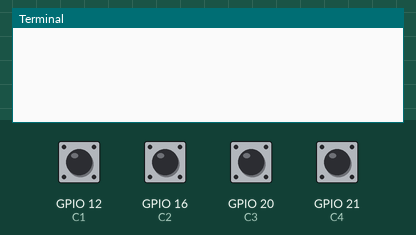
Simulated run of this program. Board: Raspberry Pi (BCM pin numbers). On the bench: the last lines printed to the terminal. The test bench sets the inputs (shaded band); at power-on: GPIO 12 (C1), GPIO 16 (C2), GPIO 20 (C3), GPIO 21 (C4) LOW.

Above: at 1.2 s.
1.3 s: GPIO 12 (C1) pulled HIGH for 0.15 s
At 2.2 s:
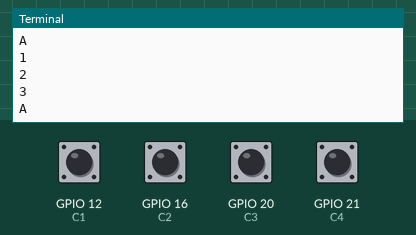
2.9 s: GPIO 16 (C2) pulled HIGH for 0.15 s
At 3.5 s:
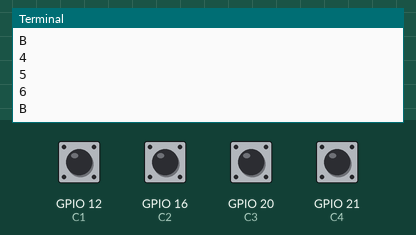
4.5 s: GPIO 20 (C3) pulled HIGH for 0.15 s
At 5.8 s:
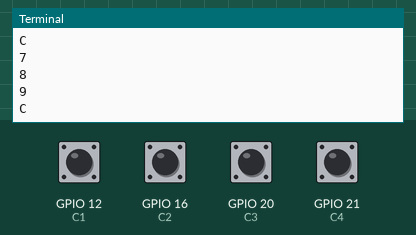
6.1 s: GPIO 21 (C4) pulled HIGH for 0.15 s
At 7.3 s:
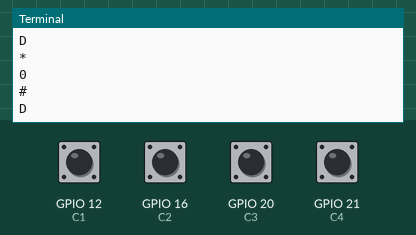
Timing chart, 0 to 8.7 s (numbered marks = the images above; inputs shaded):
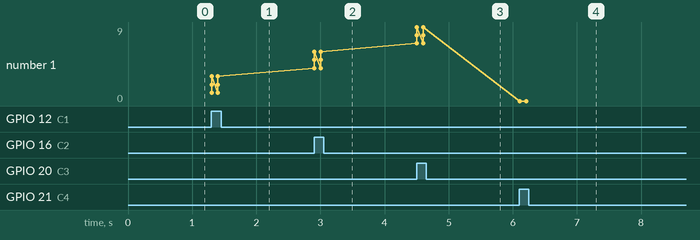

Measured:
- after the input at 1.3 s, the terminal: prints a new line at once (image 1)
- after the input at 2.9 s, the terminal: prints a new line at once (image 2)
- after the input at 4.5 s, the terminal: prints a new line at once (image 3)
- after the input at 6.1 s, the terminal: prints a new line at once (image 4)
- plotted number 1: 3 → 6 after the input at 2.9 s, 6 → 9 after the input at 4.5 s, 9 → 0 after the input at 6.1 s

The program:

main.py
```python
import RPi.GPIO as GPIO
# from EmulatorGUI import GPIO
import time

L1 = 5
L2 = 6
L3 = 13
L4 = 19

C1 = 12
C2 = 16
C3 = 20
C4 = 21

GPIO.setwarnings(False)
GPIO.setmode(GPIO.BCM)

GPIO.setup(L1, GPIO.OUT)
GPIO.setup(L2, GPIO.OUT)
GPIO.setup(L3, GPIO.OUT)
GPIO.setup(L4, GPIO.OUT)

GPIO.setup(C1, GPIO.IN, pull_up_down=GPIO.PUD_DOWN)
GPIO.setup(C2, GPIO.IN, pull_up_down=GPIO.PUD_DOWN)
GPIO.setup(C3, GPIO.IN, pull_up_down=GPIO.PUD_DOWN)
GPIO.setup(C4, GPIO.IN, pull_up_down=GPIO.PUD_DOWN)

def readLine(lineNumber, line, characters):
    GPIO.output(line, GPIO.HIGH)
    if (GPIO.input(C1) == GPIO.HIGH):
        print(characters[0])
    if (GPIO.input(C2) == GPIO.HIGH):
        print(characters[1])
    if (GPIO.input(C3) == GPIO.HIGH):
        print(characters[2])
    if (GPIO.input(C4) == GPIO.HIGH):
        print(characters[3])
    GPIO.output(line, GPIO.LOW)

try:
    while True:
        readLine(1, L1, ["1","4","7","*"])
        readLine(2, L2, ["2","5","8","0"])
        readLine(3, L3, ["3","6","9","#"])
        readLine(4, L4, ["A","B","C","D"])
        time.sleep(0.1)
except KeyboardInterrupt:
    print("\nApplication stopped!")
```
